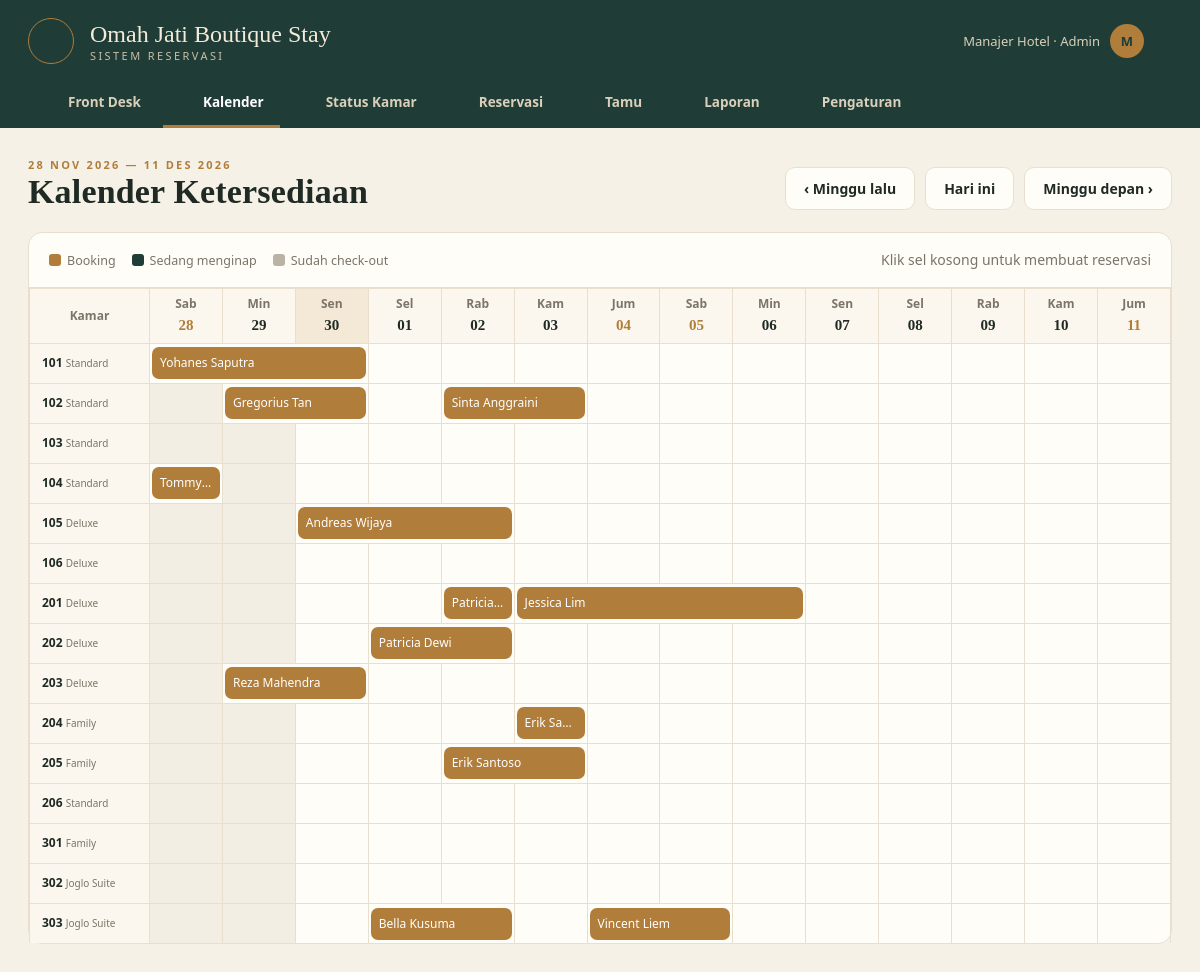
Page /index.php?page=kalender (signed in) on the committed database.
### tables this page shows
CREATE TABLE pengaturan (
  id INT PRIMARY KEY,
  nama_hotel VARCHAR(100) NOT NULL,
  alamat VARCHAR(255),
  telepon VARCHAR(30),
  jam_checkin VARCHAR(5) NOT NULL DEFAULT '14:00',
  jam_checkout VARCHAR(5) NOT NULL DEFAULT '12:00',
  pajak_persen TINYINT NOT NULL DEFAULT 0
);

CREATE TABLE kamar (
  id INT AUTO_INCREMENT PRIMARY KEY,
  nomor VARCHAR(10) NOT NULL UNIQUE,
  lantai TINYINT NOT NULL DEFAULT 1,
  tipe_id INT NOT NULL,
  status ENUM('tersedia','terisi','kotor','perbaikan') NOT NULL DEFAULT 'tersedia',
  FOREIGN KEY (tipe_id) REFERENCES tipe_kamar(id)
);

CREATE TABLE tipe_kamar (
  id INT AUTO_INCREMENT PRIMARY KEY,
  nama VARCHAR(60) NOT NULL,
  harga INT NOT NULL,
  kapasitas TINYINT NOT NULL DEFAULT 2,
  fasilitas VARCHAR(255)
);

CREATE TABLE reservasi (
  id INT AUTO_INCREMENT PRIMARY KEY,
  kode VARCHAR(20) NOT NULL UNIQUE,
  tamu_id INT NOT NULL,
  kamar_id INT NOT NULL,
  check_in DATE NOT NULL,
  check_out DATE NOT NULL,
  malam SMALLINT NOT NULL,
  dewasa TINYINT NOT NULL DEFAULT 2,
  harga_malam INT NOT NULL,           
  diskon INT NOT NULL DEFAULT 0,
  dibayar INT NOT NULL DEFAULT 0,
  sumber ENUM('Walk-in','Telepon/WA','Website','OTA') NOT NULL DEFAULT 'Walk-in',
  status ENUM('booking','checkin','checkout','batal') NOT NULL DEFAULT 'booking',
  catatan VARCHAR(255),
  user_id INT NULL,
  checkin_at DATETIME NULL,
  checkout_at DATETIME NULL,
  created_at DATETIME NOT NULL DEFAULT CURRENT_TIMESTAMP,
  INDEX idx_kamar_tgl (kamar_id, check_in, check_out),
  FOREIGN KEY (tamu_id) REFERENCES tamu(id),
  FOREIGN KEY (kamar_id) REFERENCES kamar(id),
  FOREIGN KEY (user_id) REFERENCES users(id) ON DELETE SET NULL
);

CREATE TABLE tamu (
  id INT AUTO_INCREMENT PRIMARY KEY,
  nama VARCHAR(100) NOT NULL,
  identitas VARCHAR(30),           
  telepon VARCHAR(20) NOT NULL,
  email VARCHAR(100),
  kota VARCHAR(60),
  created_at TIMESTAMP DEFAULT CURRENT_TIMESTAMP
);

### index.php (called while the page is built, shortened)
<?php
require __DIR__ . '/includes/bootstrap.php';
$routes = [
    'login'      => 'pages/login.php',
    'logout'     => 'pages/logout.php',
    'dashboard'  => 'pages/dashboard.php',
    'kalender'   => 'pages/kalender.php',
    'kamar'      => 'pages/kamar.php',
    'reservasi'  => 'pages/reservasi/index.php',
    'res.baru'   => 'pages/reservasi/baru.php',
    'res.detail' => 'pages/reservasi/detail.php',
    'res.aksi'   => 'pages/reservasi/aksi.php',
    'invoice'    => 'pages/reservasi/invoice.php',
    'tamu'       => 'pages/tamu.php',
    'laporan'    => 'pages/laporan.php',
    'master'     => 'pages/master/index.php',
];
$page = $_GET['page'] ?? 'dashboard';
require __DIR__ . '/' . $routes[$page];

### pages/kalender.php (the view, shortened to what this page needs)
<?php
$mulai = $_GET['mulai'] ?? date('Y-m-d', strtotime('-2 days'));
$hari = 14;
$akhir = date('Y-m-d', strtotime("$mulai +$hari days"));
$tanggal = [];
for ($i = 0; $i < $hari; $i++) $tanggal[] = date('Y-m-d', strtotime("$mulai +$i day"));
$kamar = q('SELECT k.*, t.nama tipe FROM kamar k JOIN tipe_kamar t ON t.id = k.tipe_id ORDER BY k.nomor')->fetchAll();
$res = q("SELECT r.*, t.nama FROM reservasi r JOIN tamu t ON t.id = r.tamu_id WHERE r.status <> 'batal' AND r.check_in < ? AND r.check_out > ?", [$akhir, $mulai])->fetchAll();
$peta = [];
foreach ($res as $r) $peta[$r['kamar_id']][] = $r;
$namaHari = ['Min', 'Sen', 'Sel', 'Rab', 'Kam', 'Jum', 'Sab'];
$title = 'Kalender Ketersediaan';
$eyebrow = tgl($mulai) . ' — ' . tgl(date('Y-m-d', strtotime("$akhir -1 day")));
$actions = '<a class="btn" href="' . url('kalender', ['mulai' => date('Y-m-d', strtotime("$mulai -7 days"))]) . '">&lsaquo; Minggu lalu</a>'
    . '<a class="btn" href="' . url('kalender') . '">Hari ini</a>'
    . '<a class="btn" href="' . url('kalender', ['mulai' => date('Y-m-d', strtotime("$mulai +7 days"))]) . '">Minggu depan &rsaquo;</a>';
require __DIR__ . '/../includes/header.php';
?>
<div class="card">
    <div class="card-head"><div class="legend"><span><i style="background:var(--gold)"></i>Booking</span><span><i style="background:var(--green)"></i>Sedang menginap</span><span><i style="background:#b9b2a5"></i>Sudah check-out</span></div>
        <span class="muted">Klik sel kosong untuk membuat reservasi</span></div>
    <div class="gantt"><table>
        <thead><tr><th style="width:120px">Kamar</th>
            <?php foreach ($tanggal as $d): $w = (int) date('w', strtotime($d)); ?>
                <th class="<?= $d === date('Y-m-d') ? 'today' : '' ?> <?= in_array($w, [5, 6], true) ? 'weekend' : '' ?>"><?= $namaHari[$w] ?><b><?= date('d', strtotime($d)) ?></b></th>
            <?php endforeach; ?></tr></thead>
        <tbody>
        <?php foreach ($kamar as $k): ?>
            <tr><td class="room-col"><?= e($k['nomor']) ?> <small><?= e($k['tipe']) ?></small></td>
            <?php
            $i = 0;
            while ($i < $hari) {
                $d = $tanggal[$i];
                $hit = null;
                foreach ($peta[$k['id']] ?? [] as $r) if ($r['check_in'] <= $d && $r['check_out'] > $d) { $hit = $r; break; }
                if ($hit) {
                    $span = 0;
                    while ($i + $span < $hari && $tanggal[$i + $span] < $hit['check_out']) $span++;
                    echo '<td colspan="' . $span . '"><a class="bk ' . $hit['status'] . '" href="' . url('res.detail', ['id' => $hit['id']]) . '" title="' . e($hit['kode'] . ' · ' . $hit['nama']) . '">' . e($hit['nama']) . '</a></td>';
                    $i += $span;
                } elseif ($k['status'] === 'perbaikan' || $d < date('Y-m-d')) {
                    echo '<td class="off"></td>';
                    $i++;
                } else {
                    echo '<td class="free"><a href="' . url('res.baru', ['kamar' => $k['id'], 'in' => $d, 'out' => date('Y-m-d', strtotime("$d +1 day"))]) . '"></a></td>';
                    $i++;
                }
            }
            ?></tr>
        <?php endforeach; ?>
        </tbody>
    </table></div>
</div>
<?php require __DIR__ . '/../includes/footer.php'; ?>

### includes/header.php (shortened to what this page needs)
<?php
$nav = [
    ['dashboard', 'Front Desk', 'home'],
    ['kalender', 'Kalender', 'calendar'],
    ['kamar', 'Status Kamar', 'grid'],
    ['reservasi', 'Reservasi', 'receipt'],
    ['tamu', 'Tamu', 'users'],
    ['laporan', 'Laporan', 'chart'],
];
if (user()['role'] === 'admin') $nav[] = ['master', 'Pengaturan', 'settings'];
$current = $_GET['page'] ?? 'dashboard';
$set = setting();
?>
<!DOCTYPE html>
<html lang="id">
<head>
    <link rel="stylesheet" href="assets/css/style.css">
</head>
<body>
<header class="masthead">
    <div class="masthead-inner">
        <div class="mast-top">
            <span class="crest"><?= icon('sparkle', 20) ?></span>
            <div class="name"><?= e($set['nama_hotel']) ?><small>Sistem Reservasi</small></div>
            <div class="mast-user"><span><?= e(user()['nama']) ?> · <?= e(ucfirst(user()['role'])) ?></span><span class="dot"><?= e(strtoupper(substr(user()['nama'], 0, 1))) ?></span>
                <a href="<?= url('logout') ?>" title="Keluar"><?= icon('logout', 18) ?></a></div>
        </div>
        <nav class="tabs">
            <?php foreach ($nav as [$key, $label, $ic]): ?><a href="<?= url($key) ?>" class="<?= $current === $key ? 'active' : '' ?>"><?= icon($ic, 16) ?> <?= $label ?></a><?php endforeach; ?>
        </nav>
    </div>
</header>
<main class="page">
    <div class="page-head">
        <div><div class="eyebrow"><?= e($eyebrow ?? tgl(date('Y-m-d'))) ?></div><h1><?= e($title ?? 'Front Desk') ?></h1></div>
        <div class="page-actions"><?= $actions ?? '' ?></div>
    </div>

### includes/bootstrap.php (shortened to what this page needs)
<?php
function db(): PDO
{
    static $pdo = null;
    if ($pdo === null) {
        $c = require __DIR__ . '/../config/database.php';
        $dsn = "mysql:host={$c['host']};port={$c['port']};dbname={$c['database']};charset=utf8mb4";
        try {
            $pdo = new PDO($dsn, $c['username'], $c['password'], [
                PDO::ATTR_ERRMODE => PDO::ERRMODE_EXCEPTION,
                PDO::ATTR_DEFAULT_FETCH_MODE => PDO::FETCH_ASSOC,
            ]);
        } catch (PDOException $e) {
            die('<h3>Koneksi database gagal.</h3><p>Cek config/database.php dan pastikan database <b>'
                . htmlspecialchars($c['database']) . '</b> sudah di-import.</p>');
        }
    }
    return $pdo;
}
function q(string $sql, array $params = []): PDOStatement
{
    $st = db()->prepare($sql);
    $st->execute($params);
    return $st;
}
function e($v): string
{
    return htmlspecialchars((string) $v, ENT_QUOTES, 'UTF-8');
}
function tgl($date): string
{
    $bulan = ['', 'Jan', 'Feb', 'Mar', 'Apr', 'Mei', 'Jun', 'Jul', 'Agu', 'Sep', 'Okt', 'Nov', 'Des'];
    $t = strtotime($date);
    return date('j', $t) . ' ' . $bulan[(int) date('n', $t)] . ' ' . date('Y', $t);
}
function url(string $page = 'dashboard', array $params = []): string
{
    return 'index.php?' . http_build_query(['page' => $page] + $params);
}
function user(): ?array
{
    return $_SESSION['user'] ?? null;
}
function setting(): array
{
    static $s = null;
    return $s ??= q('SELECT * FROM pengaturan WHERE id = 1')->fetch() ?: [];
}
function icon(string $name, int $size = 18): string
{
    $p = $paths[$name] ?? '';
    return '<svg class="ic" width="' . $size . '" height="' . $size . '" viewBox="0 0 24 24" fill="none" stroke="currentColor" stroke-width="2" stroke-linecap="round" stroke-linejoin="round">' . $p . '</svg>';
}

### includes/footer.php (shortened to what this page needs)
</main>
</body>
</html>

### rows in the picture
pengaturan: nama_hotel "Omah Jati Boutique Stay"
kamar: nomor "101", tipe.nama "Standard", status "terisi" (drawn)
reservasi: tamu.nama "Yohanes Saputra"
kamar: nomor "102", tipe.nama "Standard", status "terisi" (drawn)
reservasi: tamu.nama "Gregorius Tan"
reservasi: tamu.nama "Sinta Anggraini"
kamar: nomor "103", tipe.nama "Standard"
kamar: nomor "104", tipe.nama "Standard", status "kotor" (drawn)
reservasi: tamu.nama "Tommy…"
kamar: nomor "105", tipe.nama "Deluxe", status "terisi" (drawn)
reservasi: tamu.nama "Andreas Wijaya"
kamar: nomor "106", tipe.nama "Deluxe"
kamar: nomor "201", tipe.nama "Deluxe", status "terisi" (drawn)
reservasi: tamu.nama "Patricia…"
reservasi: tamu.nama "Jessica Lim"
kamar: nomor "202", tipe.nama "Deluxe", status "terisi" (drawn)
reservasi: tamu.nama "Patricia Dewi"
kamar: nomor "203", tipe.nama "Deluxe", status "kotor" (drawn)
reservasi: tamu.nama "Reza Mahendra"
kamar: nomor "204", tipe.nama "Family", status "tersedia" (drawn)
reservasi: tamu.nama "Erik Sa…"
kamar: nomor "205", tipe.nama "Family", status "terisi" (drawn)
reservasi: tamu.nama "Erik Santoso"
kamar: nomor "206", tipe.nama "Standard"
kamar: nomor "301", tipe.nama "Family"
kamar: nomor "302", tipe.nama "Joglo Suite"
kamar: nomor "303", tipe.nama "Joglo Suite", status "tersedia" (drawn)
reservasi: tamu.nama "Bella Kusuma"
reservasi: tamu.nama "Vincent Liem"

### other values in the picture
user()['nama'] "Manajer Hotel"
user()['role'] "Admin"
substr(user()['nama'], 0, 1) "M"
$label "Front Desk"
$label "Kalender"
$label "Status Kamar"
$label "Reservasi"
$label "Tamu"
$label "Laporan"
$label "Pengaturan"
$eyebrow "28 NOV 2026 — 11 DES 2026"
$title "Kalender Ketersediaan"
$namaHari[$w] "Sab"
date('d', strtotime($d)) "28"
$namaHari[$w] "Min"
